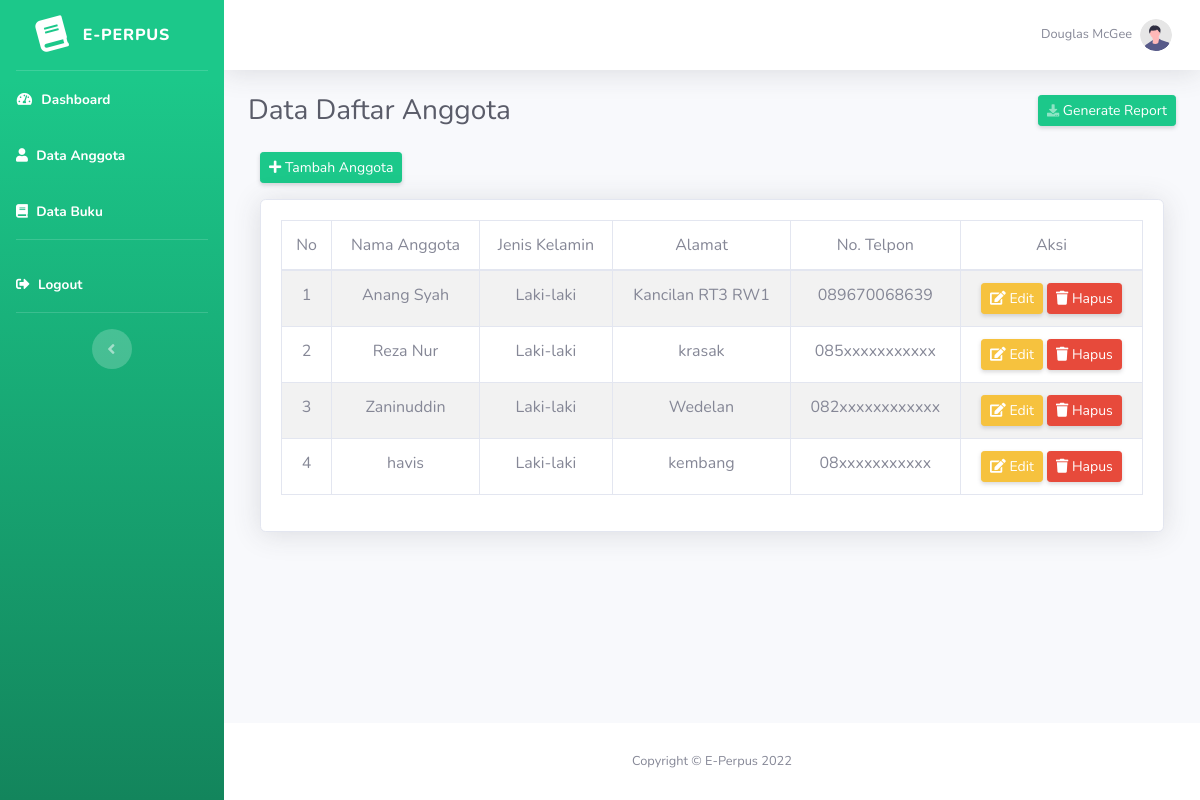
The app's page /index.php/anggota, older data.
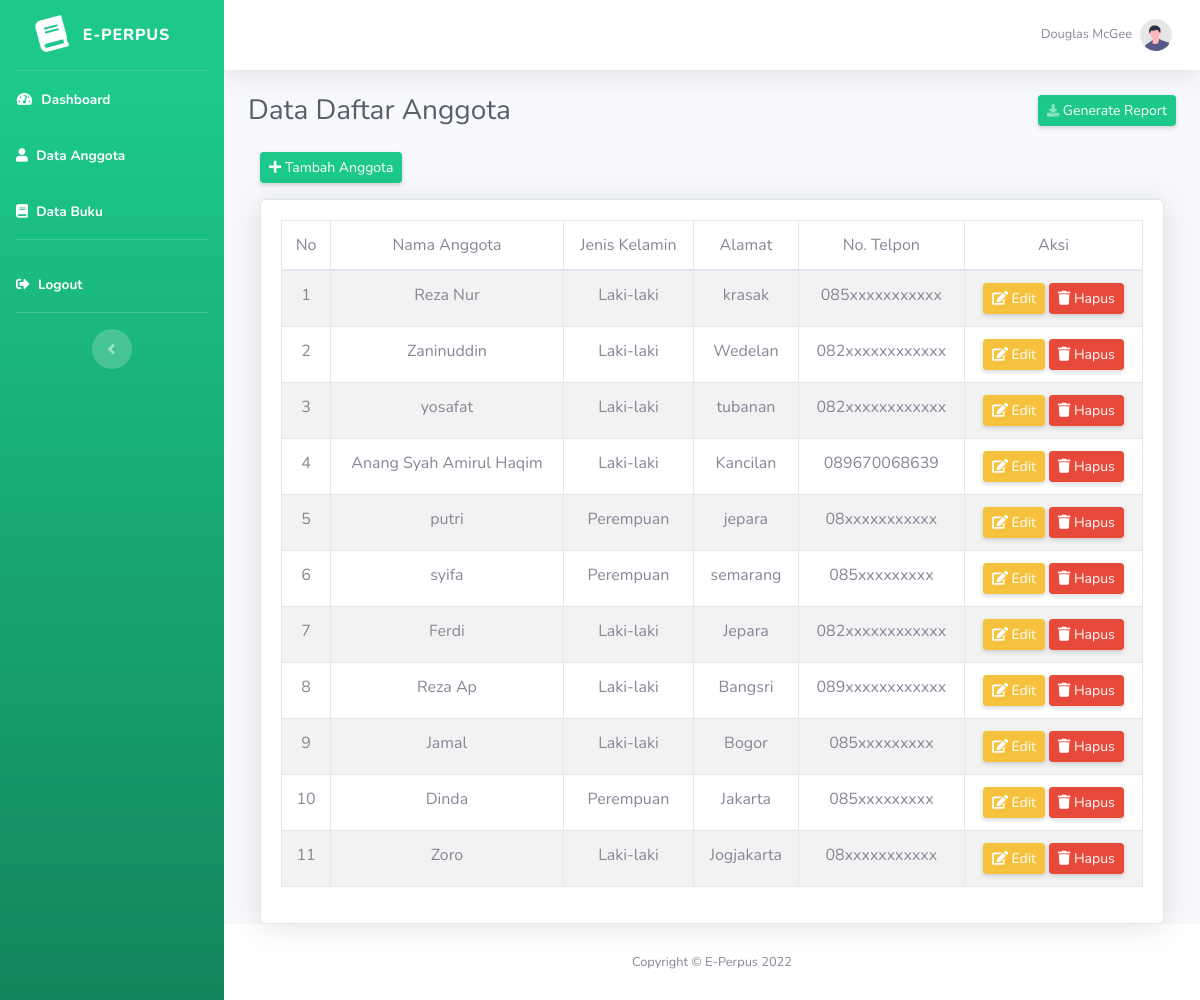
The same page, newer data.
### tables this page shows
CREATE TABLE `anggota` (
  `id_anggota` int(11) NOT NULL,
  `nama_anggota` varchar(255) NOT NULL,
  `jenis_kelamin` varchar(20) NOT NULL,
  `alamat` text NOT NULL,
  `no_hp` varchar(15) NOT NULL
);

### application/controllers/Anggota.php (called while the page is built, shortened)
<?php
class Anggota extends CI_Controller {
    public function __construct()
    {
        $this->load->model('m_anggota');
    }
    public function index()
    {
        $isi['content'] = 'anggota/v_anggota';
        $isi['judul'] = 'Data Daftar Anggota';
        $isi['data_anggota'] = $this->db->get('anggota')->result();
        $this->load->view('v_dashboard', $isi);
    }
}

### index.php (called while the page is built, shortened)
<?php
require_once BASEPATH.'core/CodeIgniter.php';

### application/views/anggota/v_anggota.php (the view, shortened to what this page needs)
<div class="container-fluid">
    <div class="row">
        <div class="col-md-12 mb-3">
            <a href="<?= base_url('anggota/tambah_anggota'); ?>" class="btn btn-sm btn-success shadow-sm"><i class="fa fa-plus"></i> Tambah Anggota</a>
        </div>
    </div>
    <div class="card shadow">
        <div class="card-body">
            <div class="table-responsive">
                <table class="table table-bordered table-striped text-center" id="dataTable" width="100%" cellspacing="0">
                    <thead>
                        <tr>
                            <td>No</td>
                            <td>Nama Anggota</td>
                            <td>Jenis Kelamin</td>
                            <td>Alamat</td>
                            <td>No. Telpon</td>
                            <td>Aksi</td>
                        </tr>
                    </thead>
                    <tbody>
                        <?php
                            $no = 1;
                            foreach ($data_anggota as $row) {?>
                                <tr>
                                    <td><?= $no++; ?></td>
                                    <td><?= $row->nama_anggota; ?></td>
                                    <td><?= $row->jenis_kelamin; ?></td>
                                    <td><?= $row->alamat; ?></td>
                                    <td><?= $row->no_hp; ?></td>
                                    <td>
                                        <a href="<?= base_url()?>anggota/edit/<?= $row->id_anggota; ?>" class="btn btn-sm btn-warning shadow-sm"><i class="fa fa-edit"></i> Edit</a>
                                        <a href="<?= base_url()?>anggota/hapus/<?= $row->id_anggota; ?>" class="btn btn-sm btn-danger shadow-sm" onclick="return confirm('Anda Yakin Ingin Menghapus ?');"><i class="fa fa-trash"></i> Hapus</a>
                                    </td>
                                </tr>
                            <?php }
                        ?>
                    </tbody>
                </table>
            </div>
        </div>
    </div>
</div>

### application/views/v_dashboard.php (shortened to what this page needs)
<!DOCTYPE html>
<html lang="en">
<head>
    <link href="<?= base_url('assets/'); ?>vendor/fontawesome-free/css/all.min.css" rel="stylesheet" type="text/css">
    <link href="<?= base_url('assets/'); ?>css/sb-admin-2.min.css" rel="stylesheet">
    <link href="<?= base_url('assets/'); ?>vendor/datatables/dataTables.bootstrap4.min.css" rel="stylesheet">
</head>
<body id="page-top">
    <div id="wrapper">
            <?php $this->load->view('v_menu'); ?>
        <div id="content-wrapper" class="d-flex flex-column">
            <div id="content">
                <nav class="navbar navbar-expand navbar-light bg-white topbar mb-4 static-top shadow">
                    <ul class="navbar-nav ml-auto">
                        <li class="nav-item dropdown no-arrow">
                            <a class="nav-link dropdown-toggle" href="#" id="userDropdown" role="button"
                                data-toggle="dropdown" aria-haspopup="true" aria-expanded="false">
                                <span class="mr-2 d-none d-lg-inline text-gray-600 small">Douglas McGee</span>
                                <img class="img-profile rounded-circle"
                                    src="<?= base_url('assets/'); ?>img/undraw_profile.svg">
                            </a>
                        </li>
                    </ul>
                </nav>
                <div class="container-fluid">
                    <div class="d-sm-flex align-items-center justify-content-between mb-4">
                        <h1 class="h3 mb-0 text-gray-800"><?= $judul; ?></h1>
                        <a href="#" class="d-none d-sm-inline-block btn btn-sm btn-success shadow-sm">
                            <i class="fas fa-download fa-sm text-white-50"></i> Generate Report</a>
                    </div>
                    <div class="row">
                       <?php $this->load->view($content); ?>
                    </div>
                </div>
            </div>
            <footer class="sticky-footer bg-white">
                <div class="container my-auto">
                    <div class="copyright text-center my-auto">
                        <span>Copyright &copy; E-Perpus 2022</span>
                    </div>
                </div>
            </footer>
        </div>
    </div>
</body>
</html>

### application/views/v_menu.php
<ul class="navbar-nav bg-gradient-success sidebar sidebar-dark accordion" id="accordionSidebar">
    <a class="sidebar-brand d-flex align-items-center justify-content-center" href="#">
        <div class="sidebar-brand-icon rotate-n-15">
            <i class="fas fa-book"></i>
        </div>
        <div class="sidebar-brand-text mx-3">E-Perpus</div>
    </a>
    <hr class="sidebar-divider my-0">
    <li class="nav-item active">
        <a class="nav-link" href="<?= base_url('dashboard'); ?>">
            <i class="fas fa-fw fa-tachometer-alt"></i>
            <span>Dashboard</span>
        </a>
    </li>
    <li class="nav-item active">
        <a class="nav-link" href="<?= base_url('anggota'); ?>">
            <i class="fas fa-user"></i>
            <span>Data Anggota</span>
        </a>
    </li>
    <li class="nav-item active">
        <a class="nav-link" href="<?= base_url('Buku'); ?>">
            <i class="fas fa-book"></i>
            <span>Data Buku</span>
        </a>
    </li>
    <hr class="sidebar-divider d-none d-md-block">
    <li class="nav-item active">
        <a class="nav-link" data-toggle="modal" data-target="#logoutModal" href="#">
            <i class="fas fa-sign-out-alt"></i>
            <span>Logout</span>
        </a>
    </li>
     <hr class="sidebar-divider d-none d-md-block">
    <div class="text-center d-none d-md-inline">
        <button class="rounded-circle border-0" id="sidebarToggle"></button>
    </div>
</ul>

Row changes from the older to the newer data that the page shows:
removed anggota: nama_anggota "Anang Syah", jenis_kelamin "Laki-laki", alamat "Kancilan RT3 RW1", no_hp "089670068639"
removed anggota: nama_anggota "havis", jenis_kelamin "Laki-laki", alamat "kembang", no_hp "08xxxxxxxxxxx"
added anggota: nama_anggota "yosafat", jenis_kelamin "Laki-laki", alamat "tubanan", no_hp "082xxxxxxxxxxxx"
added anggota: nama_anggota "Anang Syah Amirul Haqim", jenis_kelamin "Laki-laki", alamat "Kancilan", no_hp "089670068639"
added anggota: nama_anggota "putri", jenis_kelamin "Perempuan", alamat "jepara", no_hp "08xxxxxxxxxxx"
added anggota: nama_anggota "syifa", jenis_kelamin "Perempuan", alamat "semarang", no_hp "085xxxxxxxxx"
added anggota: nama_anggota "Ferdi", jenis_kelamin "Laki-laki", alamat "Jepara", no_hp "082xxxxxxxxxxxx"
added anggota: nama_anggota "Reza Ap", jenis_kelamin "Laki-laki", alamat "Bangsri", no_hp "089xxxxxxxxxxxx"
added anggota: nama_anggota "Jamal", jenis_kelamin "Laki-laki", alamat "Bogor", no_hp "085xxxxxxxxx"
added anggota: nama_anggota "Dinda", jenis_kelamin "Perempuan", alamat "Jakarta", no_hp "085xxxxxxxxx"
added anggota: nama_anggota "Zoro", jenis_kelamin "Laki-laki", alamat "Jogjakarta", no_hp "08xxxxxxxxxxx"
